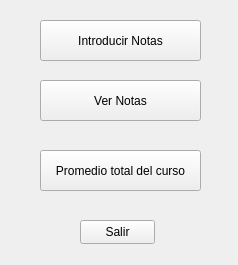
<?xml version="1.0" encoding="UTF-8"?>
<ui version="4.0">
 <class>MainWindow</class>
 <widget class="QMainWindow" name="MainWindow">
  <property name="enabled">
   <bool>true</bool>
  </property>
  <property name="minimumSize">
   <size>
    <width>238</width>
    <height>265</height>
   </size>
  </property>
  <property name="windowTitle">
   <string>Lobby</string>
  </property>
  <widget class="QWidget" name="centralwidget">
   <widget class="QPushButton" name="ver">
    <property name="geometry">
     <rect>
      <x>40</x>
      <y>80</y>
      <width>161</width>
      <height>41</height>
     </rect>
    </property>
    <property name="text">
     <string>Ver Notas</string>
    </property>
   </widget>
   <widget class="QPushButton" name="salir">
    <property name="geometry">
     <rect>
      <x>80</x>
      <y>220</y>
      <width>75</width>
      <height>24</height>
     </rect>
    </property>
    <property name="text">
     <string>Salir</string>
    </property>
   </widget>
   <widget class="QPushButton" name="promedio">
    <property name="geometry">
     <rect>
      <x>40</x>
      <y>150</y>
      <width>161</width>
      <height>41</height>
     </rect>
    </property>
    <property name="text">
     <string>Promedio total del curso</string>
    </property>
   </widget>
   <widget class="QPushButton" name="introducir">
    <property name="geometry">
     <rect>
      <x>40</x>
      <y>20</y>
      <width>161</width>
      <height>41</height>
     </rect>
    </property>
    <property name="text">
     <string>Introducir Notas</string>
    </property>
   </widget>
  </widget>
 </widget>
 <resources/>
 <connections>
  <connection>
   <sender>salir</sender>
   <signal>clicked()</signal>
   <receiver>MainWindow</receiver>
   <slot>close()</slot>
   <hints>
    <hint type="sourcelabel">
     <x>105</x>
     <y>230</y>
    </hint>
    <hint type="destinationlabel">
     <x>49</x>
     <y>232</y>
    </hint>
   </hints>
  </connection>
 </connections>
</ui>
